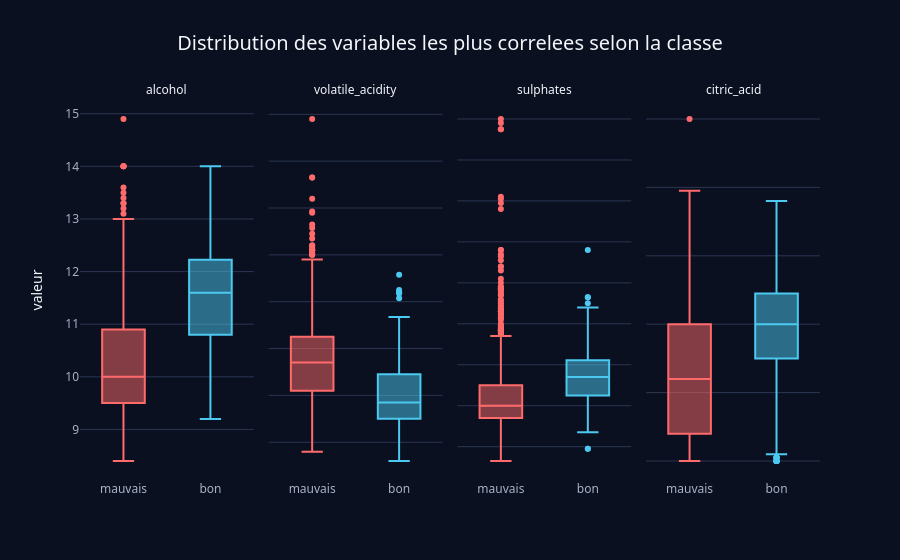

Notebook code for this chart:
### Code cell
# Boxplots des variables les plus correlees, selon la classe binaire
top_vars = ["alcohol", "volatile_acidity", "sulphates", "citric_acid"]
data_plot = X.copy()
data_plot["classe"] = y.map({0: "mauvais", 1: "bon"})
long_box = data_plot.melt(id_vars="classe", value_vars=top_vars, var_name="variable", value_name="valeur")

fig = px.box(
    long_box, x="classe", y="valeur", color="classe", facet_col="variable",
    title="Distribution des variables les plus correlees selon la classe",
    color_discrete_map={"mauvais": CLASS_COLORS["mauvais"], "bon": CLASS_COLORS["bon"]}
)
fig.for_each_annotation(lambda a: a.update(text=a.text.split("=")[-1]))
fig.update_xaxes(title="")
fig.update_yaxes(matches=None)
apply_dark_theme(fig, showlegend=False)
fig.show()

### Figure 1 — Plotly figure (JSON) as saved in the notebook; plotly's stock layout.template omitted (floating-point values rounded to 4 significant figures; data arrays with more than 128 entries replaced by an {"elided": "..."} marker saying what was removed)
{"data": [{"alignmentgroup": "True", "hovertemplate": "classe=%{x}<br>variable=alcohol<br>valeur=%{y}<extra></extra>", "legendgroup": "mauvais", "marker": {"color": "#ff6b6b"}, "name": "mauvais", "notched": false, "offsetgroup": "mauvais", "orientation": "v", "showlegend": true, "type": "box", "x": {"elided": "1382 str values"}, "x0": " ", "xaxis": "x", "y": {"elided": "1382 float values"}, "y0": " ", "yaxis": "y"}, {"alignmentgroup": "True", "hovertemplate": "classe=%{x}<br>variable=volatile_acidity<br>valeur=%{y}<extra></extra>", "legendgroup": "mauvais", "marker": {"color": "#ff6b6b"}, "name": "mauvais", "notched": false, "offsetgroup": "mauvais", "orientation": "v", "showlegend": false, "type": "box", "x": {"elided": "1382 str values"}, "x0": " ", "xaxis": "x2", "y": {"elided": "1382 float values"}, "y0": " ", "yaxis": "y2"}, {"alignmentgroup": "True", "hovertemplate": "classe=%{x}<br>variable=sulphates<br>valeur=%{y}<extra></extra>", "legendgroup": "mauvais", "marker": {"color": "#ff6b6b"}, "name": "mauvais", "notched": false, "offsetgroup": "mauvais", "orientation": "v", "showlegend": false, "type": "box", "x": {"elided": "1382 str values"}, "x0": " ", "xaxis": "x3", "y": {"elided": "1382 float values"}, "y0": " ", "yaxis": "y3"}, {"alignmentgroup": "True", "hovertemplate": "classe=%{x}<br>variable=citric_acid<br>valeur=%{y}<extra></extra>", "legendgroup": "mauvais", "marker": {"color": "#ff6b6b"}, "name": "mauvais", "notched": false, "offsetgroup": "mauvais", "orientation": "v", "showlegend": false, "type": "box", "x": {"elided": "1382 str values"}, "x0": " ", "xaxis": "x4", "y": {"elided": "1382 float values"}, "y0": " ", "yaxis": "y4"}, {"alignmentgroup": "True", "hovertemplate": "classe=%{x}<br>variable=alcohol<br>valeur=%{y}<extra></extra>", "legendgroup": "bon", "marker": {"color": "#4cc9f0"}, "name": "bon", "notched": false, "offsetgroup": "bon", "orientation": "v", "showlegend": true, "type": "box", "x": {"elided": "217 str values"}, "x0": " ", "xaxis": "x", "y": {"elided": "217 float values"}, "y0": " ", "yaxis": "y"}, {"alignmentgroup": "True", "hovertemplate": "classe=%{x}<br>variable=volatile_acidity<br>valeur=%{y}<extra></extra>", "legendgroup": "bon", "marker": {"color": "#4cc9f0"}, "name": "bon", "notched": false, "offsetgroup": "bon", "orientation": "v", "showlegend": false, "type": "box", "x": {"elided": "217 str values"}, "x0": " ", "xaxis": "x2", "y": {"elided": "217 float values"}, "y0": " ", "yaxis": "y2"}, {"alignmentgroup": "True", "hovertemplate": "classe=%{x}<br>variable=sulphates<br>valeur=%{y}<extra></extra>", "legendgroup": "bon", "marker": {"color": "#4cc9f0"}, "name": "bon", "notched": false, "offsetgroup": "bon", "orientation": "v", "showlegend": false, "type": "box", "x": {"elided": "217 str values"}, "x0": " ", "xaxis": "x3", "y": {"elided": "217 float values"}, "y0": " ", "yaxis": "y3"}, {"alignmentgroup": "True", "hovertemplate": "classe=%{x}<br>variable=citric_acid<br>valeur=%{y}<extra></extra>", "legendgroup": "bon", "marker": {"color": "#4cc9f0"}, "name": "bon", "notched": false, "offsetgroup": "bon", "orientation": "v", "showlegend": false, "type": "box", "x": {"elided": "217 str values"}, "x0": " ", "xaxis": "x4", "y": {"elided": "217 float values"}, "y0": " ", "yaxis": "y4"}], "layout": {"annotations": [{"font": {}, "showarrow": false, "text": "alcohol", "x": 0.1175, "xanchor": "center", "xref": "paper", "y": 1.0, "yanchor": "bottom", "yref": "paper"}, {"font": {}, "showarrow": false, "text": "volatile_acidity", "x": 0.3725, "xanchor": "center", "xref": "paper", "y": 1.0, "yanchor": "bottom", "yref": "paper"}, {"font": {}, "showarrow": false, "text": "sulphates", "x": 0.6275, "xanchor": "center", "xref": "paper", "y": 1.0, "yanchor": "bottom", "yref": "paper"}, {"font": {}, "showarrow": false, "text": "citric_acid", "x": 0.8825, "xanchor": "center", "xref": "paper", "y": 1.0, "yanchor": "bottom", "yref": "paper"}], "boxmode": "overlay", "legend": {"title": {"text": "classe"}, "tracegroupgap": 0}, "showlegend": false, "title": {"text": "Distribution des variables les plus correlees selon la classe"}, "xaxis": {"anchor": "y", "categoryarray": ["mauvais", "bon"], "categoryorder": "array", "domain": [0.0, 0.235], "title": {"text": ""}}, "xaxis2": {"anchor": "y2", "categoryarray": ["mauvais", "bon"], "categoryorder": "array", "domain": [0.255, 0.49], "matches": "x", "title": {"text": ""}}, "xaxis3": {"anchor": "y3", "categoryarray": ["mauvais", "bon"], "categoryorder": "array", "domain": [0.51, 0.745], "matches": "x", "title": {"text": ""}}, "xaxis4": {"anchor": "y4", "categoryarray": ["mauvais", "bon"], "categoryorder": "array", "domain": [0.765, 1.0], "matches": "x", "title": {"text": ""}}, "yaxis": {"anchor": "x", "domain": [0.0, 1.0], "title": {"text": "valeur"}}, "yaxis2": {"anchor": "x2", "domain": [0.0, 1.0], "showticklabels": false}, "yaxis3": {"anchor": "x3", "domain": [0.0, 1.0], "showticklabels": false}, "yaxis4": {"anchor": "x4", "domain": [0.0, 1.0], "showticklabels": false}}}
